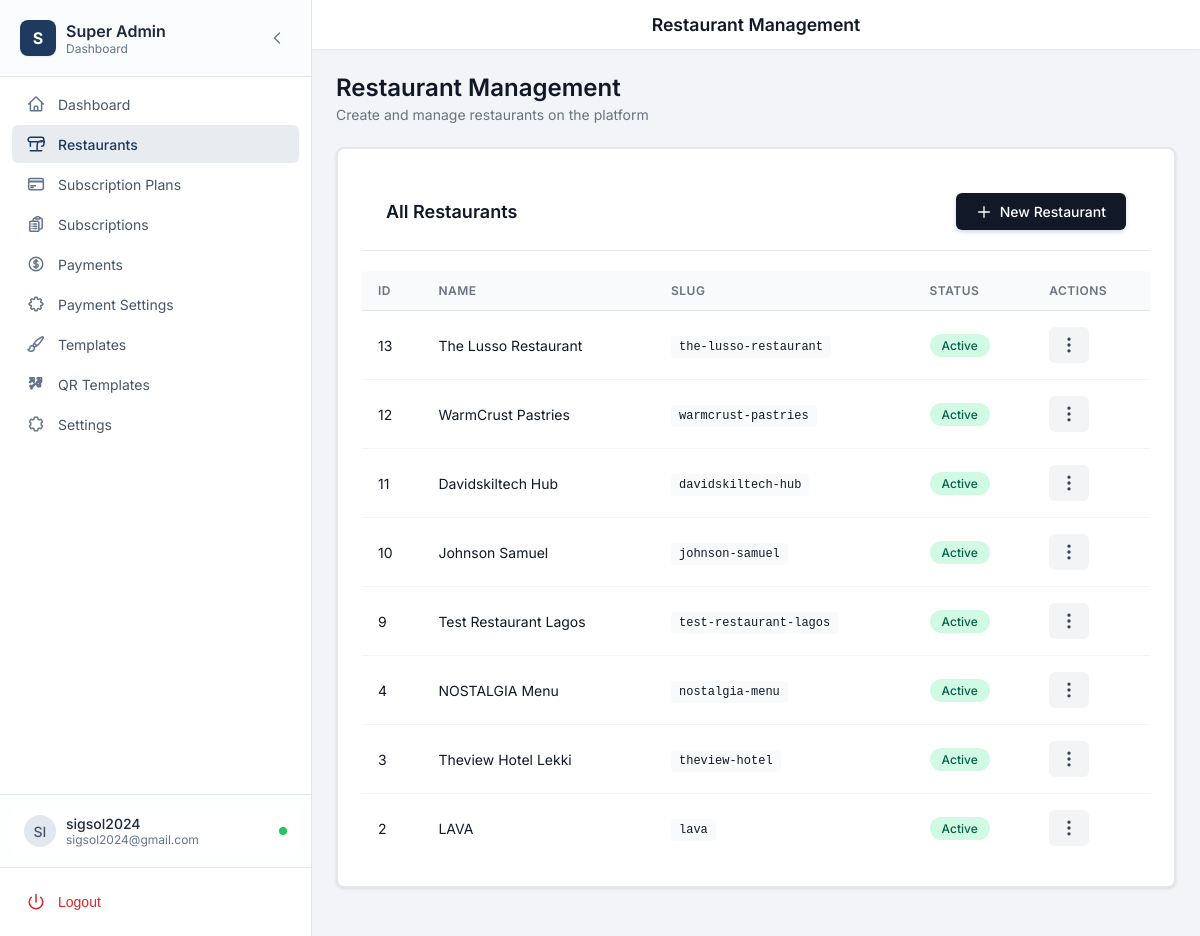
Page /admin/restaurants.php (signed in) on the committed database.
### tables this page shows
CREATE TABLE `restaurants` (
  `id` int(11) NOT NULL,
  `name` varchar(255) NOT NULL,
  `slug` varchar(255) NOT NULL,
  `logo` varchar(255) DEFAULT NULL,
  `hero_image` varchar(255) DEFAULT NULL,
  `description` text DEFAULT NULL,
  `phone` varchar(50) DEFAULT NULL,
  `email` varchar(255) DEFAULT NULL,
  `address` text DEFAULT NULL,
  `website` varchar(255) DEFAULT NULL,
  `whatsapp_link` varchar(255) DEFAULT NULL,
  `instagram_url` varchar(255) DEFAULT NULL,
  `facebook_url` varchar(255) DEFAULT NULL,
  `twitter_url` varchar(255) DEFAULT NULL,
  `enable_food_ordering` tinyint(1) NOT NULL DEFAULT 1,
  `enable_table_reservations` tinyint(1) NOT NULL DEFAULT 1,
  `map_latitude` decimal(10,8) DEFAULT NULL,
  `map_longitude` decimal(11,8) DEFAULT NULL,
  `header_menu_items` text DEFAULT NULL,
  `footer_content` text DEFAULT NULL,
  `manager_email` varchar(255) DEFAULT NULL,
  `google_rating` decimal(3,1) DEFAULT 4.5,
  `rating_source` varchar(50) DEFAULT 'Google',
  `template_id` int(11) DEFAULT 1,
  `is_active` tinyint(1) DEFAULT 1,
  `available_items_count` int(11) DEFAULT 0,
  `unavailable_items_count` int(11) DEFAULT 0,
  `subscription_id` int(11) DEFAULT NULL,
  `created_at` timestamp NOT NULL DEFAULT current_timestamp(),
  `updated_at` timestamp NOT NULL DEFAULT current_timestamp() ON UPDATE current_timestamp()
);

### admin/restaurants.php (the view, shortened to what this page needs)
<?php
$pdo = getDBConnection();
$editRestaurant = null;
$restaurants = [];
if ($pdo) {
    $restaurants = $pdo->query("SELECT * FROM restaurants ORDER BY created_at DESC")->fetchAll();
}
include __DIR__ . '/../includes/admin-layout.php';
?>
<div class="page-header">
    <h1 class="page-title">Restaurant Management</h1>
    <p class="page-subtitle">Create and manage restaurants on the platform</p>
</div>
        <div class="card">
            <div class="card-header">
                <h2 class="card-title">All Restaurants</h2>
                <?php if (!$editRestaurant): ?>
                    <button class="btn btn-primary" onclick="openRestaurantModal()">
                        <svg xmlns="http://www.w3.org/2000/svg" fill="none" viewBox="0 0 24 24" stroke="currentColor">
                            <path stroke-linecap="round" stroke-linejoin="round" stroke-width="2" d="M12 4v16m8-8H4" />
                        </svg>
                        New Restaurant
                    </button>
                <?php endif; ?>
            </div>
            <table class="table">
                <thead>
                    <tr>
                        <th>ID</th>
                        <th>Name</th>
                        <th>Slug</th>
                        <th>Status</th>
                        <th>Actions</th>
                    </tr>
                </thead>
                <tbody>
                    <?php if (empty($restaurants)): ?>
                        <tr>
                            <td colspan="5" style="text-align: center; padding: 40px; color: var(--muted);">
                                No restaurants found.
                            </td>
                        </tr>
                    <?php else: ?>
                        <?php foreach ($restaurants as $restaurant): ?>
                            <tr>
                                <td><?php echo $restaurant['id']; ?></td>
                                <td><?php echo htmlspecialchars($restaurant['name']); ?></td>
                                <td><code style="background: #f9fafb; padding: 4px 8px; border-radius: 4px; font-size: 12px;"><?php echo htmlspecialchars($restaurant['slug']); ?></code></td>
                                <td><span class="status-badge <?php echo $restaurant['is_active'] ? 'active' : 'inactive'; ?>"><?php echo $restaurant['is_active'] ? 'Active' : 'Inactive'; ?></span></td>
                                <td class="actions-cell">
                                    <button class="actions-btn" type="button" title="Actions">
                                        <svg xmlns="http://www.w3.org/2000/svg" fill="none" viewBox="0 0 24 24" stroke="currentColor" width="20" height="20">
                                            <path stroke-linecap="round" stroke-linejoin="round" stroke-width="2" d="M12 5v.01M12 12v.01M12 19v.01M12 6a1 1 0 110-2 1 1 0 010 2zm0 7a1 1 0 110-2 1 1 0 010 2zm0 7a1 1 0 110-2 1 1 0 010 2z" />
                                        </svg>
                                    </button>
                                </td>
                            </tr>
                        <?php endforeach; ?>
                    <?php endif; ?>
                </tbody>
            </table>
        </div>
<?php include __DIR__ . '/../includes/admin-footer.php'; ?>

### includes/sidebar-admin.php (shortened to what this page needs)
<?php
$currentPath = $_SERVER['REQUEST_URI'];
$userInfo = null;
if (isLoggedIn() && isSuperAdmin()) {
    $pdo = getDBConnection();
    if ($pdo) {
        $userId = getCurrentUserId();
        $stmt = $pdo->prepare("SELECT username, email FROM admins WHERE id = ?");
        $stmt->execute([$userId]);
        $userInfo = $stmt->fetch();
    }
}
$activeId = 'dashboard';
foreach ($navItems as $item) {
    if (strpos($currentPath, $item['href']) !== false) {
        $activeId = $item['id'];
        break;
    }
}
$username = $_SESSION['username'] ?? 'Admin';
$userEmail = $userInfo['email'] ?? '';
$userInitials = strtoupper(substr($username, 0, 2));
?>
<aside class="sidebar-modern" id="sidebar">
    <div class="sidebar-header-modern">
        <div class="sidebar-logo-wrapper">
            <div class="sidebar-logo">
                <div class="logo-icon-modern">S</div>
                <div class="logo-text">
                    <span class="logo-title">Super Admin</span>
                    <span class="logo-subtitle">Dashboard</span>
                </div>
            </div>
        </div>
        <button
            onclick="toggleCollapse()"
            class="collapse-btn-modern"
            aria-label="Collapse sidebar"
        >
            <svg xmlns="http://www.w3.org/2000/svg" fill="none" viewBox="0 0 24 24" stroke-width="2" stroke="currentColor" class="collapse-icon">
                <path stroke-linecap="round" stroke-linejoin="round" d="M15.75 19.5L8.25 12l7.5-7.5" />
            </svg>
        </button>
    </div>
    <nav class="sidebar-nav">
        <ul class="nav-list">
            <?php foreach ($navItems as $item): ?>
                <?php $isActive = $activeId === $item['id']; ?>
                <li>
                    <a
                        href="<?php echo htmlspecialchars($item['href']); ?>"
                        class="nav-item <?php echo $isActive ? 'active' : ''; ?>"
                        title="<?php echo htmlspecialchars($item['name']); ?>"
                    >
                        <div class="nav-icon-wrapper">
                            <svg xmlns="http://www.w3.org/2000/svg" fill="none" viewBox="0 0 24 24" stroke-width="2" stroke="currentColor" class="nav-icon">
                                <path stroke-linecap="round" stroke-linejoin="round" d="<?php echo htmlspecialchars($item['icon']); ?>" />
                            </svg>
                        </div>
                        <span class="nav-text"><?php echo htmlspecialchars($item['name']); ?></span>
                    </a>
                </li>
            <?php endforeach; ?>
        </ul>
    </nav>
    <div class="sidebar-footer-modern">
        <div class="sidebar-profile">
            <?php if (!isset($_COOKIE['sidebar_collapsed']) || $_COOKIE['sidebar_collapsed'] !== 'true'): ?>
                <div class="profile-card">
                    <div class="profile-avatar"><?php echo htmlspecialchars($userInitials); ?></div>
                    <div class="profile-info">
                        <p class="profile-name"><?php echo htmlspecialchars($username); ?></p>
                        <p class="profile-role"><?php echo htmlspecialchars($userEmail ?: 'Administrator'); ?></p>
                    </div>
                    <div class="profile-status" title="Online"></div>
                </div>
            <?php endif; ?>
        </div>
        <div class="sidebar-logout">
            <form action="/admin/logout.php" method="post">
                <button type="submit" class="logout-btn" title="Logout">
                    <div class="nav-icon-wrapper" aria-hidden="true">
                        <svg xmlns="http://www.w3.org/2000/svg" fill="none" viewBox="0 0 24 24" stroke-width="2" stroke="currentColor" class="nav-icon logout-icon">
                            <path stroke-linecap="round" stroke-linejoin="round" d="M12 2v10m6.364-6.364a9 9 0 1 1-12.728 0" />
                        </svg>
                    </div>
                    <span class="nav-text">Logout</span>
                </button>
            </form>
        </div>
    </div>
</aside>

### assets/css/admin.css (style rules this page uses)
:root { --text-dark: #1F2937; --text-gray: #6B7280; --text-light: #9CA3AF; --bg-light: #F9FAFB; --border-light: #E5E7EB; --success-green: #059669; --success-bg: #D1FAE5; --error-red: #DC2626; --error-bg: #FEE2E2; --warning-bg: #F3F4F6; --warning-text: #4b5563; --chart-orange: #D97706; --chart-red: #B91C1C; --chart-brown: #92400E; --chart-yellow: #FDE68A; --chart-warm: #F59E0B; }
.btn { transition: all 0.2s ease; font-family: 'Inter', sans-serif; font-weight: 600; display: inline-flex; align-items: center; justify-content: center; gap: 8px; cursor: pointer; border: none; text-decoration: none; }
.btn-primary { background: var(--primary); color: white; box-shadow: 0 2px 4px rgba(30, 58, 95, 0.2); }
.btn svg { width: 18px; height: 18px; }
.card { background: white; border-radius: 16px; box-shadow: 0 1px 3px rgba(0, 0, 0, 0.1); border: 2px solid var(--border-light); padding: 24px; transition: all 0.3s; }
.card-header { display: flex; align-items: center; justify-content: space-between; margin-bottom: 20px; padding-bottom: 16px; border-bottom: 2px solid var(--border-light); }
.card-title { font-size: 20px; font-weight: 700; color: var(--text-dark); display: flex; align-items: center; gap: 12px; }
* { transition-property: color, background-color, border-color, transform, box-shadow; transition-duration: 0.2s; transition-timing-function: ease; }
.page-header { margin-bottom: 24px; }
.page-title { font-size: 1.5rem; font-weight: 600; color: var(--text-dark); margin: 0; }
.page-subtitle { color: var(--text-gray); font-size: 0.875rem; margin-top: 4px; }
.actions-cell { position: relative; }
.actions-btn { background: #f3f4f6; border: none; padding: 8px 10px; border-radius: 6px; cursor: pointer; font-size: 0.813rem; display: flex; align-items: center; justify-content: center; transition: background 0.2s; color: #374151; }

### admin/restaurants.php (style rules this page uses)
.page-header { margin-bottom: 24px; }
.page-title { font-size: 1.5rem; font-weight: 600; color: var(--text); margin: 0; }
.page-subtitle { font-size: 0.875rem; color: #6b7280; margin: 4px 0 0; }
.card { background: #fff; border-radius: 8px; box-shadow: 0 1px 3px rgba(0, 0, 0, 0.1); margin-bottom: 24px; }
.card-header { padding: 20px 24px; border-bottom: 1px solid #e5e7eb; display: flex; justify-content: space-between; align-items: center; }
.card-title { font-size: 1.125rem; font-weight: 600; color: #111827; margin: 0; }
.btn { padding: 10px 20px; border-radius: 6px; font-weight: 500; font-size: 0.875rem; cursor: pointer; border: none; text-decoration: none; display: inline-flex; align-items: center; gap: 8px; transition: background 0.2s; }
.btn svg { width: 16px; height: 16px; flex-shrink: 0; }
.btn-primary { background: #111827; color: #fff; }
.table { width: 100%; border-collapse: collapse; }
.table th { background: #f9fafb; padding: 12px 16px; text-align: left; font-size: 0.75rem; font-weight: 600; color: #6b7280; text-transform: uppercase; letter-spacing: 0.5px; border-bottom: 1px solid #e5e7eb; }
.table td { padding: 16px; border-bottom: 1px solid #f3f4f6; vertical-align: middle; font-size: 0.875rem; }
.table tr:last-child td { border-bottom: none; }
.status-badge { display: inline-block; padding: 4px 12px; border-radius: 12px; font-size: 0.75rem; font-weight: 500; }
.status-badge.active { background: #d1fae5; color: #065f46; }

### rows in the picture
restaurants: id "13", name "The Lusso Restaurant", slug "the-lusso-restaurant", is_active "Active"
restaurants: id "12", name "WarmCrust Pastries", slug "warmcrust-pastries", is_active "Active"
restaurants: id "11", name "Davidskiltech Hub", slug "davidskiltech-hub", is_active "Active"
restaurants: id "10", name "Johnson Samuel", slug "johnson-samuel", is_active "Active"
restaurants: id "9", name "Test Restaurant Lagos", slug "test-restaurant-lagos", is_active "Active"
restaurants: id "4", name "NOSTALGIA Menu", slug "nostalgia-menu", is_active "Active"
restaurants: id "3", name "Theview Hotel Lekki", slug "theview-hotel", is_active "Active"
restaurants: id "2", name "LAVA", slug "lava", is_active "Active"

### other values in the picture
$item['name'] "Dashboard"
$item['name'] "Restaurants"
$item['name'] "Subscription Plans"
$item['name'] "Subscriptions"
$item['name'] "Payments"
$item['name'] "Payment Settings"
$item['name'] "Templates"
$item['name'] "QR Templates"
$item['name'] "Settings"
$userInitials "SI"
$username "sigsol2024"
$userEmail ?: 'Administrator' "sigsol2024@gmail.com"
$pageTitle "Restaurant Management"
